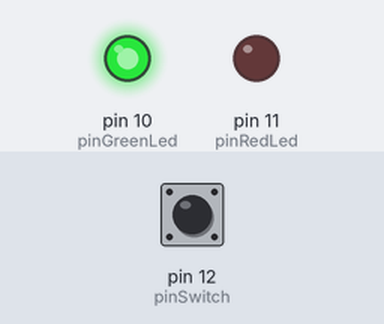
The sketch below on a simulated Arduino Uno, built with avr-gcc and run on an emulated ATmega328P. On the bench: output pins drawn as LEDs (lit = HIGH). The test bench sets the inputs (shaded band); at power-on: pin 12 (pinSwitch) HIGH.

Above: at 1.2 s.
1.3 s: pin 12 (pinSwitch) pulled LOW for 0.15 s
At 2.1 s:
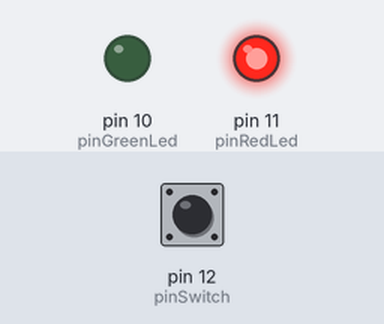
3.8 s: pin 12 (pinSwitch) pulled LOW for 3.2 s
At 8.7 s:
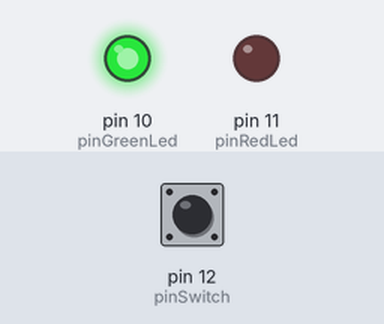
Timing chart, 0 to 10.2 s (numbered marks = the images above; inputs shaded):
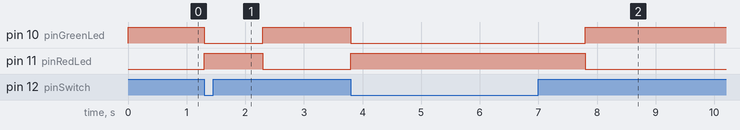

Measured:
- after the input at 1.3 s, pin 10 (pinGreenLed): HIGH → LOW at once, → HIGH 1.0 s later; pin 11 (pinRedLed): LOW → HIGH at once, → LOW 1.0 s later
- after the input at 3.8 s, pin 10 (pinGreenLed): HIGH → LOW at once, → HIGH 4.0 s later; pin 11 (pinRedLed): LOW → HIGH at once, → LOW 4.0 s later

The sketch:

door_open_alarm.ino
```cpp
const int pinSwitch = 12; // Reed
const int pinRedLed = 11; // Red LED
const int pinGreenLed = 10; // Green LED
const int pinBuzzer = 9; // Buzzer

int StatoSwitch = 0;


void setup() {
	pinMode(pinSwitch, INPUT);
	pinMode(pinRedLed, OUTPUT);
	pinMode(pinGreenLed, OUTPUT);
	pinMode(pinBuzzer, OUTPUT);
}


void beepBuzzer() {
	int secondsCounted = 0;
	int secondsToWait = 30;

	// Wait N seconds before buzzing or exit if the switch closes within that timer limit
	while (secondsCounted < secondsToWait) {
		StatoSwitch = digitalRead(pinSwitch);

		if (StatoSwitch == LOW) {
			secondsCounted++;
			delay(1000);
		}
		else {
			return;
		}
	}

	// BEEP BEEP BEEP ... until the switch closes
	while (StatoSwitch == LOW) {
		tone(pinBuzzer, 250);
		delay(500);
		noTone(pinBuzzer);
		delay(500);

		StatoSwitch = digitalRead(pinSwitch);
	}
}


void loop() {
	StatoSwitch = digitalRead(pinSwitch);

	// Green LED when the switch is closed
	if (StatoSwitch == HIGH) {
		digitalWrite(pinGreenLed, HIGH);
		digitalWrite(pinRedLed, LOW);
		noTone(pinBuzzer);
	}

	// Red LED and beeping buzzer when the switch is open
	else {
		digitalWrite(pinGreenLed, LOW);
		digitalWrite(pinRedLed, HIGH);
		beepBuzzer();
	}
}
```
